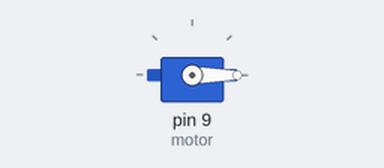
Simulated run of this sketch. Board: Arduino Uno, built with avr-gcc and run on an emulated ATmega328P. Parts: servo.

Above: at 0.05 s.
Timing chart, 0 to 4.6 s (numbered marks = the images above):
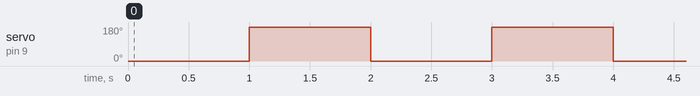

Measured:
- by itself, servo on pin 9 (motor): alternates 180° for 1.0 s and 0° for 1.0 s

The sketch:

servo_motor.ino
```cpp
#include <Servo.h>

Servo motor;

void setup() {
    motor.attach(9);
}

void loop() {
    motor.write(00);
    delay(1000);
    motor.write(280);
    delay(1000);
}
```
